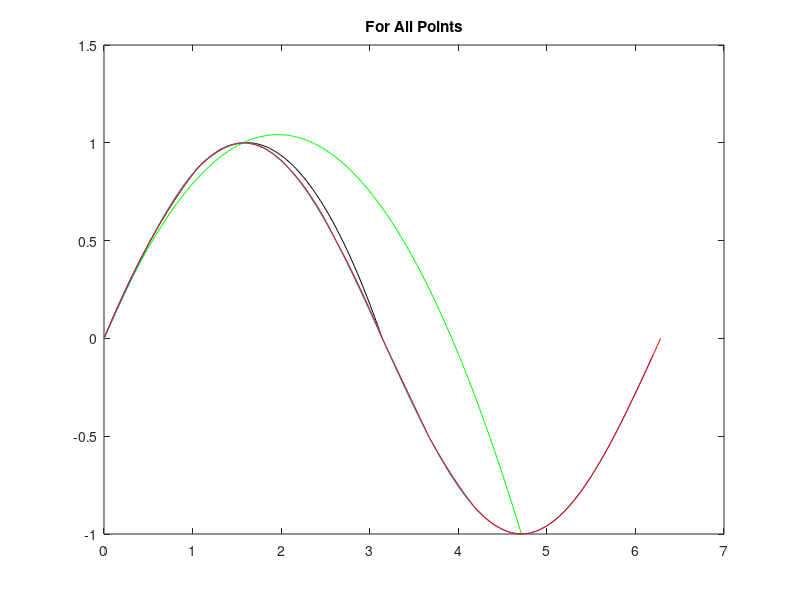

MATLAB code to generate this figure:
x0=0*pi;
x1=0.5*pi;
x2=1.5*pi;

y0=0;
y1=1;
y2=-1;

array=[];
array1=[];
array2=[];
array3=[];
iter=1;

iter1=1;
iter2=61;
iter3=91;

for x=0*pi:pi/180 :1.5*pi
    
    result=(((x-x1)*(x-x2))/((x0-x1)*(x0-x2)))*y0+(((x-x0)*(x-x2))/((x1-x0)*(x1-x2)))*y1+(((x-x0)*(x-x1))/((x2-x0)*(x2-x1)))*y2;
     array(iter)=result;
     iter=iter+1;
end

Xn=0*pi:pi/180:1.5*pi;
plot(Xn,array,'g');

hold on;

% 5 sayi verdigimiz kisim

x3=0*pi;
x4=pi/6;
x5=pi/3;
x6=pi/2;
x7=pi;

y3=0;
y4=0.5;
y5=0.866;
y6=1;
y7=0;

for x=(0*pi):pi/180:(pi/3)
    
    result1=(((x-x4)*(x-x5))/((x3-x4)*(x3-x5)))*y3+(((x-x3)*(x-x5))/((x4-x3)*(x4-x5)))*y4+(((x-x3)*(x-x4))/((x5-x3)*(x5-x4)))*y5;
    array1(iter1)=result1;
    iter1=iter1+1;
    
end

for x=(pi/3):pi/180:(pi/2)
    
    result2=(((x-x5)*(x-x6))/((x4-x5)*(x4-x6)))*y4+(((x-x4)*(x-x6))/((x5-x4)*(x5-x6)))*y5+(((x-x4)*(x-x5))/((x6-x4)*(x6-x5)))*y6;
    array1(iter2)=result2;
    iter2=iter2+1;

end
for x=(pi/2):pi/180:(pi)
    
    result3=(((x-x6)*(x-x7))/((x5-x6)*(x5-x7)))*y5+(((x-x5)*(x-x7))/((x6-x5)*(x6-x7)))*y6+(((x-x5)*(x-x6))/((x7-x5)*(x7-x6)))*y7;
    array1(iter3)=result3;
    iter3=iter3+1;

end

Xn1=(0*pi):pi/180:(pi);



plot(Xn1,array1,'k');

x = 0 : .1 : 2*pi; 
y = sin(x); 
plot(x, y) 

% 9 sayi verdigimiz kisim

x8=0*pi;
x9=pi/6;
x10=pi/3;
x11=pi/2;
x12=2*pi/3;
x13=5*pi/6;
x14=pi;
x15=7*pi/6;
x16=4*pi/3;

y8=0;
y9=0.5;
y10=0.866;
y11=1;
y12=0.866;
y13=0.5;
y14=0;
y15=-0.5;
y16=-0.866;

iter4=1;
iter5=61;
iter6=91;
iter7=121;
iter8=151;
iter9=181;
iter10=211;

for x=(0*pi):pi/180:(pi/3)
    
    result4=(((x-x9)*(x-x10))/((x8-x9)*(x8-x10)))*y8+(((x-x8)*(x-x10))/((x9-x8)*(x9-x10)))*y9+(((x-x8)*(x-x9))/((x10-x8)*(x10-x9)))*y10;
    array2(iter4)=result4;
    iter4=iter4+1;
    
end

for x=(pi/3):pi/180:(pi/2)
    
    result5=(((x-x10)*(x-x11))/((x9-x10)*(x9-x11)))*y9+(((x-x9)*(x-x11))/((x10-x9)*(x10-x11)))*y10+(((x-x9)*(x-x10))/((x11-x9)*(x11-x10)))*y11;
    array2(iter5)=result5;
    iter5=iter5+1;
    
end

for x=(pi/2):pi/180:(2*pi/3)
    
    result6=(((x-x11)*(x-x12))/((x10-x11)*(x10-x12)))*y10+(((x-x10)*(x-x12))/((x11-x10)*(x11-x12)))*y11+(((x-x10)*(x-x11))/((x12-x10)*(x12-x11)))*y12;
    array2(iter6)=result6;
    iter6=iter6+1;
    
end

for x=(2*pi/3):pi/180:(5*pi/6)
    
    result7=(((x-x12)*(x-x13))/((x11-x12)*(x11-x13)))*y11+(((x-x11)*(x-x13))/((x12-x11)*(x12-x13)))*y12+(((x-x11)*(x-x12))/((x13-x11)*(x13-x12)))*y13;
    array2(iter7)=result7;
    iter7=iter7+1;
    
end

for x=(5*pi/6):pi/180:(pi)
    
    result8=(((x-x13)*(x-x14))/((x12-x13)*(x12-x14)))*y12+(((x-x12)*(x-x14))/((x13-x12)*(x13-x14)))*y13+(((x-x12)*(x-x13))/((x14-x12)*(x14-x13)))*y14;
    array2(iter8)=result8;
    iter8=iter8+1;
    
end

for x=(pi):pi/180:(7*pi/6)
    
    result9=(((x-x14)*(x-x15))/((x13-x14)*(x13-x15)))*y13+(((x-x13)*(x-x15))/((x14-x13)*(x14-x15)))*y14+(((x-x13)*(x-x14))/((x15-x13)*(x15-x14)))*y15;
    array2(iter9)=result9;
    iter9=iter9+1;
    
end

for x=(7*pi/6):pi/180:(4*pi/3)
    
    result10=(((x-x15)*(x-x16))/((x14-x15)*(x14-x16)))*y14+(((x-x14)*(x-x16))/((x15-x14)*(x15-x16)))*y15+(((x-x14)*(x-x15))/((x16-x14)*(x16-x15)))*y16;
    array2(iter10)=result10;
    iter10=iter10+1;

end

Xn2=(0*pi):pi/180:(4*pi/3);

plot(Xn2,array2,'c');

% 20 nokta ile yapilan kisim

x17=25*pi/18;
x18=13*pi/9;
x19=3*pi/2;
x20=14*pi/9;
x21=29*pi/18;
x22=5*pi/3;
x23=31*pi/18;
x24=16*pi/9;
x25=11*pi/6;
x26=17*pi/9;
x27=2*pi;

y17=-0.939;
y18=-0.984;
y19=-1;
y20=-0.984;
y21=-0.939;
y22=-0.866;
y23=-0.766;
y24=-0.642;
y25=-0.5;
y26=-0.342;
y27=0;

iter11=241;
iter12=251;
iter13=261;
iter14=271;
iter15=281;
iter16=291;
iter17=301;
iter18=311;
iter19=321;
iter20=331;
iter21=341;

iter24=1;
iter25=61;
iter26=91;
iter27=121;
iter28=151;
iter29=181;
iter30=211;

for x=(0*pi):pi/180:(pi/3)
    
    result4=(((x-x9)*(x-x10))/((x8-x9)*(x8-x10)))*y8+(((x-x8)*(x-x10))/((x9-x8)*(x9-x10)))*y9+(((x-x8)*(x-x9))/((x10-x8)*(x10-x9)))*y10;
    array3(iter24)=result4;
    iter24=iter24+1;
    
end

for x=(pi/3):pi/180:(pi/2)
    
    result5=(((x-x10)*(x-x11))/((x9-x10)*(x9-x11)))*y9+(((x-x9)*(x-x11))/((x10-x9)*(x10-x11)))*y10+(((x-x9)*(x-x10))/((x11-x9)*(x11-x10)))*y11;
    array3(iter25)=result5;
    iter25=iter25+1;
    
end

for x=(pi/2):pi/180:(2*pi/3)
    
    result6=(((x-x11)*(x-x12))/((x10-x11)*(x10-x12)))*y10+(((x-x10)*(x-x12))/((x11-x10)*(x11-x12)))*y11+(((x-x10)*(x-x11))/((x12-x10)*(x12-x11)))*y12;
    array3(iter26)=result6;
    iter26=iter26+1;
    
end

for x=(2*pi/3):pi/180:(5*pi/6)
    
    result7=(((x-x12)*(x-x13))/((x11-x12)*(x11-x13)))*y11+(((x-x11)*(x-x13))/((x12-x11)*(x12-x13)))*y12+(((x-x11)*(x-x12))/((x13-x11)*(x13-x12)))*y13;
    array3(iter27)=result7;
    iter27=iter27+1;
    
end

for x=(5*pi/6):pi/180:(pi)
    
    result8=(((x-x13)*(x-x14))/((x12-x13)*(x12-x14)))*y12+(((x-x12)*(x-x14))/((x13-x12)*(x13-x14)))*y13+(((x-x12)*(x-x13))/((x14-x12)*(x14-x13)))*y14;
    array3(iter28)=result8;
    iter28=iter28+1;
    
end

for x=(pi):pi/180:(7*pi/6)
    
    result9=(((x-x14)*(x-x15))/((x13-x14)*(x13-x15)))*y13+(((x-x13)*(x-x15))/((x14-x13)*(x14-x15)))*y14+(((x-x13)*(x-x14))/((x15-x13)*(x15-x14)))*y15;
    array3(iter29)=result9;
    iter29=iter29+1;
    
end

for x=(7*pi/6):pi/180:(4*pi/3)
    
    result10=(((x-x15)*(x-x16))/((x14-x15)*(x14-x16)))*y14+(((x-x14)*(x-x16))/((x15-x14)*(x15-x16)))*y15+(((x-x14)*(x-x15))/((x16-x14)*(x16-x15)))*y16;
    array3(iter30)=result10;
    iter30=iter30+1;

end

for x=(4*pi/3):pi/180:(25*pi/18)
    
    result11=(((x-x16)*(x-x17))/((x15-x16)*(x15-x17)))*y15+(((x-x15)*(x-x17))/((x16-x15)*(x16-x17)))*y16+(((x-x15)*(x-x16))/((x17-x15)*(x17-x16)))*y17;
    array3(iter11)=result11;
    iter11=iter11+1;
end

for x=(25*pi/18):pi/180:(26*pi/18)
    
    result12=(((x-x17)*(x-x18))/((x16-x17)*(x16-x18)))*y16+(((x-x16)*(x-x18))/((x17-x16)*(x17-x18)))*y17+(((x-x16)*(x-x17))/((x18-x16)*(x18-x17)))*y18;
    array3(iter12)=result12;
    iter12=iter12+1;
end

for x=(26*pi/18):pi/180:(3*pi/2)
    
    result13=(((x-x18)*(x-x19))/((x17-x18)*(x17-x19)))*y17+(((x-x17)*(x-x19))/((x18-x17)*(x18-x19)))*y18+(((x-x17)*(x-x18))/((x19-x17)*(x19-x18)))*y19;
    array3(iter13)=result13;
    iter13=iter13+1;
end

for x=(3*pi/2):pi/180:(14*pi/9)
    
    result14=(((x-x19)*(x-x20))/((x18-x19)*(x18-x20)))*y18+(((x-x18)*(x-x20))/((x19-x18)*(x19-x20)))*y19+(((x-x18)*(x-x19))/((x20-x18)*(x20-x19)))*y20;
    array3(iter14)=result14;
    iter14=iter14+1;
end

for x=(14*pi/9):pi/180:(29*pi/18)
    
    result15=(((x-x20)*(x-x21))/((x19-x20)*(x19-x21)))*y19+(((x-x19)*(x-x21))/((x20-x19)*(x20-x21)))*y20+(((x-x19)*(x-x20))/((x21-x19)*(x21-x20)))*y21;
    array3(iter15)=result15;
    iter15=iter15+1;
end

for x=(29*pi/18):pi/180:(5*pi/3)
    
    result16=(((x-x21)*(x-x22))/((x20-x21)*(x20-x22)))*y20+(((x-x20)*(x-x22))/((x21-x20)*(x21-x22)))*y21+(((x-x20)*(x-x21))/((x22-x20)*(x22-x21)))*y22;
    array3(iter16)=result16;
    iter16=iter16+1;
end

for x=(5*pi/3):pi/180:(31*pi/18)
    
    result17=(((x-x22)*(x-x23))/((x21-x22)*(x21-x23)))*y21+(((x-x21)*(x-x23))/((x22-x21)*(x22-x23)))*y22+(((x-x21)*(x-x22))/((x23-x21)*(x23-x22)))*y23;
    array3(iter17)=result17;
    iter17=iter17+1;
end

for x=(31*pi/18):pi/180:(16*pi/9)
    
    result18=(((x-x23)*(x-x24))/((x22-x23)*(x22-x24)))*y22+(((x-x22)*(x-x24))/((x23-x22)*(x23-x24)))*y23+(((x-x22)*(x-x23))/((x24-x22)*(x24-x23)))*y24;
    array3(iter18)=result18;
    iter18=iter18+1;
end

for x=(16*pi/9):pi/180:(11*pi/6)
    
    result19=(((x-x24)*(x-x25))/((x23-x24)*(x23-x25)))*y23+(((x-x23)*(x-x25))/((x24-x23)*(x24-x25)))*y24+(((x-x23)*(x-x24))/((x25-x23)*(x25-x24)))*y25;
    array3(iter19)=result19;
    iter19=iter19+1;
end

for x=(11*pi/6):pi/180:(17*pi/9)
    
    result20=(((x-x25)*(x-x26))/((x24-x25)*(x24-x26)))*y24+(((x-x24)*(x-x26))/((x25-x24)*(x25-x26)))*y25+(((x-x24)*(x-x25))/((x26-x24)*(x26-x25)))*y26;
    array3(iter20)=result20;
    iter20=iter20+1;
end

for x=(17*pi/9):pi/180:(2*pi)
    
    result21=(((x-x26)*(x-x27))/((x25-x26)*(x25-x27)))*y25+(((x-x25)*(x-x27))/((x26-x25)*(x26-x27)))*y26+(((x-x25)*(x-x26))/((x27-x25)*(x27-x26)))*y27;
    array3(iter21)=result21;
    iter21=iter21+1;
end
Xn3=(0*pi):pi/180:(2*pi);

plot(Xn3,array3,'r');
title('For All Points');
